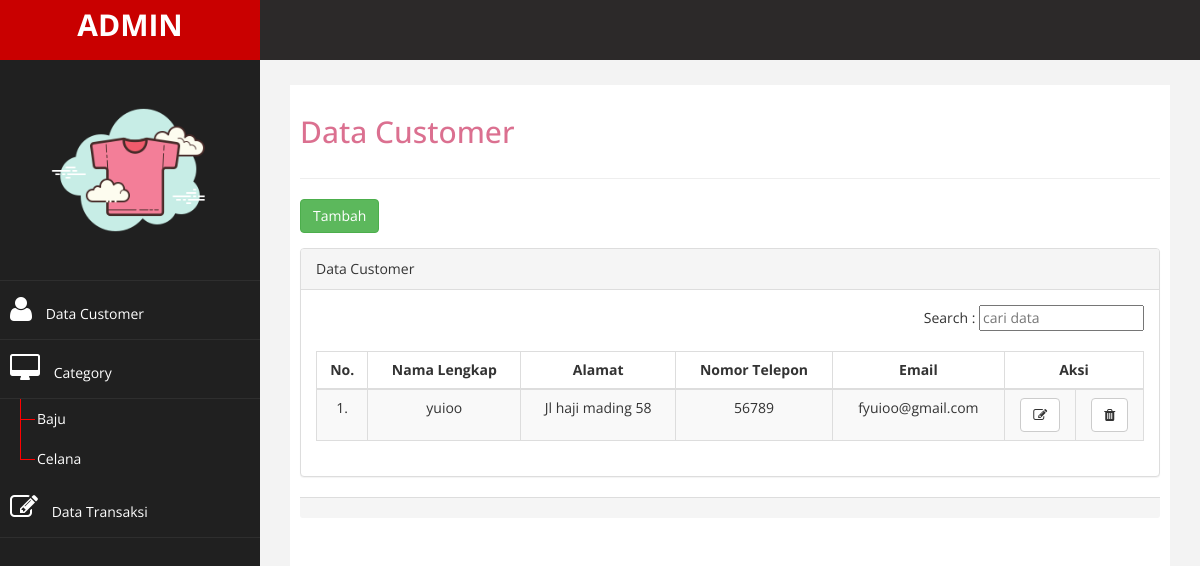
Screenshot of /index.php/admin/customer with the database file from the repository.
### tables this page shows
CREATE TABLE IF NOT EXISTS `customer` (
`id_customer` int(15) NOT NULL,
  `nama_lengkap` varchar(50) NOT NULL,
  `alamat` varchar(100) NOT NULL,
  `no_telp` int(13) NOT NULL,
  `email` varchar(50) NOT NULL
);

### application/controllers/admin/customer.php (called while the page is built, shortened)
<?php
class customer extends CI_Controller {
    public function __construct()
    {
        $this->load->model('Mcustomer');
    }
    public function index()
    {
        $data['home'] = true;
        $data['hasil'] = $this->Mcustomer->getList();
        $this->load->view('admin/v_customer.php',$data);
    }
}
?>

### index.php (called while the page is built, shortened)
<?php
require_once BASEPATH.'core/CodeIgniter.php';

### application/models/Mcustomer.php (called while the page is built, shortened)
<?php
class Mcustomer extends CI_Model{
	public $table = "customer";
	public function getList(){
		$this->db->order_by('id_customer',"DESC");
		$query = $this->db->get($this->table);
		return $query->result();
	}
}
?>

### application/views/admin/v_customer.php (the view, shortened to what this page needs)
<div id="page-wrapper" >
    <div id="page-inner">
        <div class="row">
            <div class="col-md-12">
             <h2><font color="#DB709">Data Customer</font></h2>
            </div>
        </div>
         <hr />
        <div class="form-group row" align="left">
        <div class="col-sm-12 ml-auto">
            <a href="<?php echo site_url()?>/admin/customer/add" class="btn btn-success">Tambah</a>
        </div>
</div>
    <div class="row">
        <div class="col-md-12">
            <div class="panel panel-default">
                <div class="panel-heading">
                     Data Customer
                </div>
                <div class="panel-body">
                <form align="right" action="" method="POST">
                Search : <input type="text" name="query" placeholder="cari data"/>
                </form><br>
                    <div class="table-responsive">
                        <?php if ($hasil):?>
                        <table class="table table-striped table-bordered table-hover" id="dataTables-example">
                            <thead>
                                <tr>
                                    <th><center><b>No.</th>
                                    <th><center><b>Nama Lengkap</th>
                                    <th><center><b>Alamat</th>
                                    <th><center><b>Nomor Telepon</th>
                                    <th><center><b>Email</th>
                                    <th colspan="2"><center><b>Aksi</th>
                                </tr>
                            </thead>
                            <tbody>
                                <?php $i=1;?>
                                <?php foreach ($hasil as $row):?>
                                <tr>
                                    <td><center><?php echo $i?>.</td>
                                    <td><center><?php echo $row->nama_lengkap?></td>
                                    <td><center><?php echo $row->alamat?></td>
                                    <td><center><?php echo $row->no_telp?></td>
                                    <td><center><?php echo $row->email?></td>
                                     <td><center><a class="btn btn-default"  title="edit" href="<?php echo site_url("admin/customer/add/$row->id_customer")?>"><i class="fa fa-edit "></i></a></td>
                                    <td><center><a onclick="return confirm('Yakin data anda ingin di hapus?')" class="btn btn-default" title="hapus" href="<?php echo site_url("admin/customer/delete/$row->id_customer")?>"><i class="fa fa-trash"></i></a></td>
                                </tr>
                                <?php $i++?>
                                <?php endforeach?>
                                </tbody>
                                </table>
                                <?php else: ?>
                                Tidak ada data
                                <?php endif?>
                    </div>
                </div>
            </div>
        </div>
    </div>

### assets/css/custom.css (style rules this page uses)
body { font-family: 'Open Sans', sans-serif; }
#page-wrapper { padding: 15px 15px; min-height: 600px; background:#F3F3F3; }
#page-inner { width:100%; margin:10px 20px 10px 0px; background-color:#fff!important; padding:10px; min-height:1200px; }
h2 { color: #f00; }
@media (min-width:768px) { #page-wrapper { margin: 0 0 0 260px; padding: 15px 30px; min-height: 1200px; } }

### rows the page displays
customer: nama_lengkap "yuioo", alamat "Jl haji mading 58", no_telp "56789", email "fyuioo@gmail.com"
